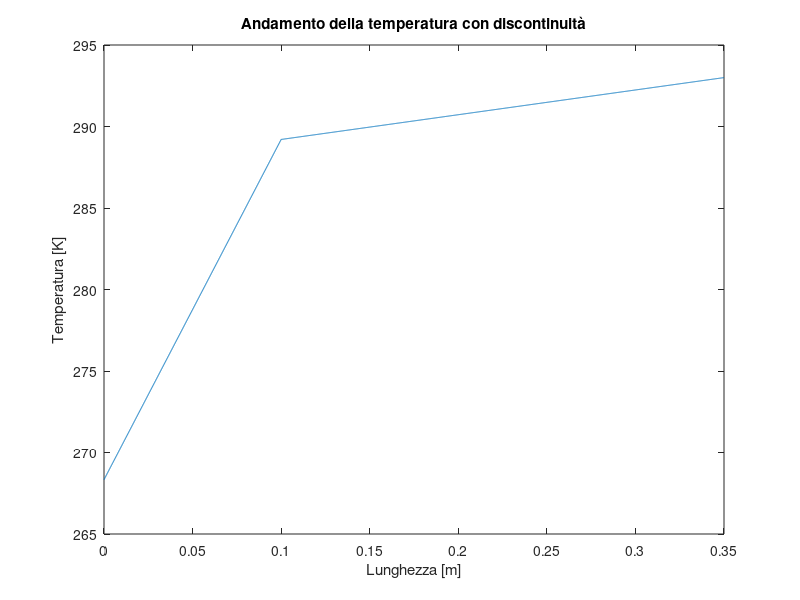

Write the MATLAB code that produced this figure.
% Esercitazione 4, esercizio 6
% Simone Canevarolo
% S269893
% 11/11/2023

clear all
close all
clc

%%

kma = 0.55; % W/(m*K) conduttività termica mattone
kis = 0.04; % W/(m*K) conduttività termica isolante

llma = 25e-2; % m spessore mattoni
llis = 10e-2; % m spessore isolante

Test = 268; % K temperatura esterna
hest = 25; % W/(m*K) coefficiente di scambio termico esterno
Tin = 293; % K temperatura interna

%% Parto con il caso di "omogeneità"

dx = 1e-4; % m
xx = (0:dx:(llma+llis))';
NN = length(xx);

sub_diag = ones(NN,1);
main_diag = -2*ones(NN,1);
sup_diag = ones(NN,1);

Band = [[sub_diag(2:end);0],main_diag,[0;sup_diag(1:end-1)]];

AA = spdiags(Band,-1:1,NN,NN);

bb = zeros(NN,1);

% Condizioni al contorno

% Robin
AA(1,1) = -1-hest*dx/kis;
AA(1,2) = 1;
bb(1) = -Test*hest*dx/kis;

% Dirichlet
AA(end,end-1) = 0;
AA(end,end) = 1;
bb(end) = Tin;

TT = AA\bb;

%% Affronto ora il caso di interfaccia

kma = 0.55; % W/(m*K) conduttività termica mattone
kis = 0.04; % W/(m*K) conduttività termica isolante

llma = 25e-2; % m spessore mattoni
llis = 10e-2; % m spessore isolante

Test = 268; % K temperatura esterna
hest = 25; % W/(m*K) coefficiente di scambio termico esterno
Tin = 293; % K temperatura interna

xxis = (0:dx:llis)';
xxma = (llis+dx:dx:llma)';

NNis = length(xxis);
% NNma = length(xxma);

sub_diag = ones(NN,1);
main_diag = -2*ones(NN,1);
sup_diag = ones(NN,1);

Band = [[sub_diag(2:end);0],main_diag,[0;sup_diag(1:end-1)]];
AA = spdiags(Band,-1:1,NN,NN);
bb = zeros(NN,1);

% Robin a x=0
AA(1,1) = -1-hest*dx/kis;
AA(1,2) = 1;
bb(1) = -Test*hest*dx/kis;

% Robin all'interfaccia
AA(NNis,NNis-1) = -kis;
AA(NNis,NNis) = kis+kma;
AA(NNis,NNis+1) = -kma;
bb(NNis) = 0;

% Dirichlet
AA(end,end-1) = 0;
AA(end,end) = 1;
bb(end) = Tin;

TT = AA\bb;

Tmax = max(TT)
Tint = TT(NNis)

%% Grafico

figure(1)
plot(xx,TT)

title('Andamento della temperatura con discontinuità')
xlabel('Lunghezza [m]')
ylabel('Temperatura [K]')